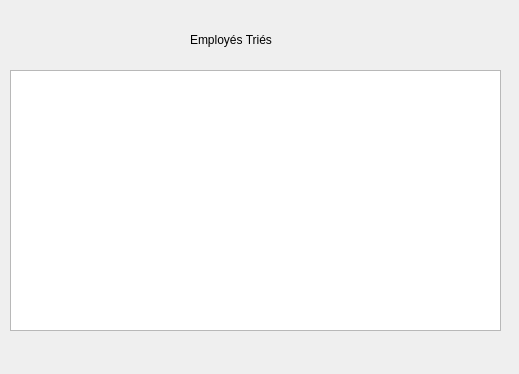
<?xml version="1.0" encoding="UTF-8"?>
<ui version="4.0">
 <class>tri</class>
 <widget class="QDialog" name="tri">
  <property name="geometry">
   <rect>
    <x>0</x>
    <y>0</y>
    <width>519</width>
    <height>374</height>
   </rect>
  </property>
  <property name="windowTitle">
   <string>Dialog</string>
  </property>
  <widget class="QTableView" name="tableView">
   <property name="geometry">
    <rect>
     <x>10</x>
     <y>70</y>
     <width>491</width>
     <height>261</height>
    </rect>
   </property>
  </widget>
  <widget class="QLabel" name="label">
   <property name="geometry">
    <rect>
     <x>190</x>
     <y>30</y>
     <width>191</width>
     <height>20</height>
    </rect>
   </property>
   <property name="text">
    <string>Employés Triés</string>
   </property>
  </widget>
 </widget>
 <resources/>
 <connections/>
</ui>
